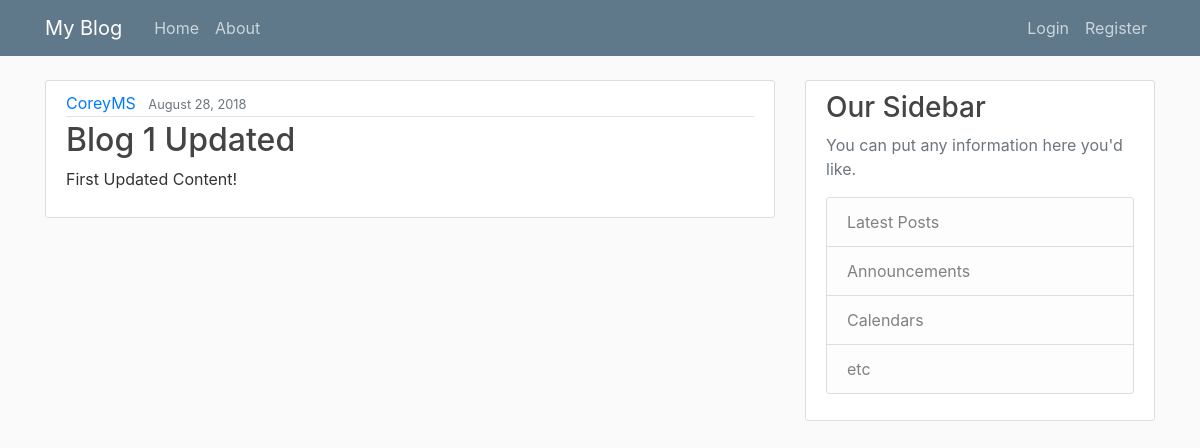
/post/1, run on the app's committed database.
### blog/models.py (models this page shows, shortened)
class Post(models.Model):
    title = models.CharField(max_length=100)
    content = models.TextField()
    date_posted = models.DateTimeField(default=timezone.now)
    author = models.ForeignKey(User, on_delete=models.CASCADE)

### blog/views.py (the view)
# urls.py: path('post/<int:pk>', PostDetailView.as_view(), name='post_detail'),
class PostDetailView(DetailView):
    model=Post

### blog/templates/blog/post_detail.html (shortened to what this page needs)
{% extends "blog/base.html" %}
{% block content %}
    <article class="media content-section">
    <div class="media-body">
        <div class="article-metadata">
        <a class="mr-2" href="{% url 'user_posts' object.author.username %}">{{ object.author }}</a>
        <small class="text-muted">{{ object.date_posted|date:"F d, Y" }}</small>
        </div>
        <h2 class="article-title">{{ object.title }}</h2>
        <p class="article-content">{{ object.content }}</p>
    </div>
    </article>
{% endblock content %}

### blog/static/blog/main.css (style rules this page uses)
body { background: #fafafa; color: #333333; margin-top: 5rem; }
h1, h2, h3, h4, h5, h6 { color: #444444; }
.content-section { background: #ffffff; padding: 10px 20px; border: 1px solid #dddddd; border-radius: 3px; margin-bottom: 20px; }
.article-title { color: #444444; }
.article-content { white-space: pre-line; }
.article-metadata { padding-bottom: 1px; margin-bottom: 4px; border-bottom: 1px solid #e3e3e3 }

### data on the page
Post: author "CoreyMS", date_posted "August 28, 2018", title "Blog 1 Updated", content "First Updated Content!"
